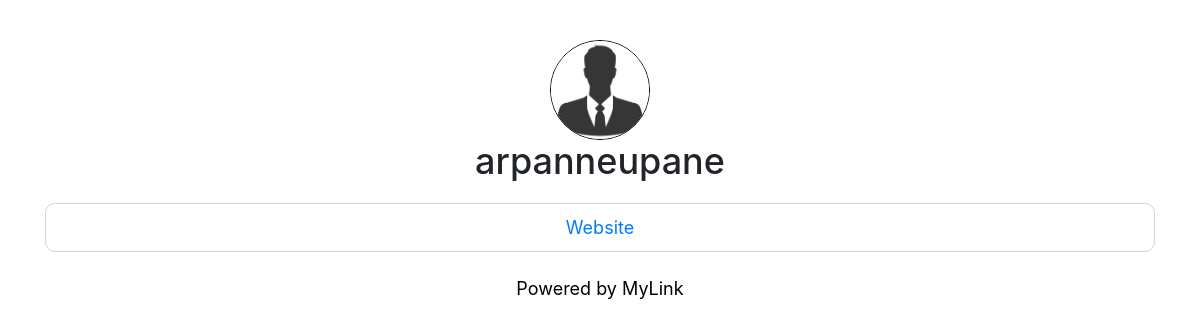
/arpanneupane, run on the app's committed database.
### app.py (models this page shows)
class User(db.Model, UserMixin):
    id = db.Column(db.Integer, primary_key=True)
    username = db.Column(db.String(15), unique=True, nullable=False)
    email = db.Column(db.String(50), unique=True, nullable=False)
    password = db.Column(db.String(80), nullable=False)
    bio = db.Column(db.String(300))
    profile_picture = db.Column(
        db.String(20), nullable=False, default='default.jpg')
    links = db.relationship('Link', backref='owner', lazy='dynamic')

class Link(db.Model):
    id = db.Column(db.Integer, primary_key=True)
    link = db.Column(db.String(100), nullable=False)
    link_name = db.Column(db.String(50), nullable=False)
    user_id = db.Column(db.Integer, db.ForeignKey('user.id'), nullable=False)

### app.py (the view)
@app.route('/<username>')
def view_site(username):
    user = User.query.filter_by(username=username).first_or_404()
    links = Link.query.filter_by(owner=user).all()
    return render_template('pages/site.html', title=user.username, user=user, links=links)

### templates/pages/site.html (shortened to what this page needs)
<!doctype html>
<html lang="en">
<head>
    <link rel="stylesheet" href="https://stackpath.bootstrapcdn.com/bootstrap/4.3.1/css/bootstrap.min.css"
>
</head>
<body>
    <div class="container">
        <div class="user">
            <img class='profile-picture' src="../../static/profile_pics/{{user.profile_picture}}">
            <h2>{{user.username}}</h2>
            <div class="links">
                {% for link in links %}
                <div class="link">
                    <a href="http://{{link.link}}" target="__blank">{{link.link_name}}</a>
                </div>
                {% endfor %}
            </div>
        </div>
        <footer>
            Powered by MyLink
        </footer>
    </div>
</body>
</html>

### templates/pages/site.html (style rules this page uses)
* { margin: 0; padding: 0; font-size: large; }
.link>a { text-decoration: none; }
.profile-picture { width: 100px; object-fit: contain; border: 1px solid black; border-radius: 50%; }
.container { display: flex; flex-direction: column; justify-content: center; margin-top: 40px; }
.user { text-align: center; }
.links { margin-top: 20px; display: flex; flex-direction: column; justify-content: center; }
.link { padding: 10px; border: 1px solid lightgray; margin-bottom: 20px; border-radius: 10px; }
footer { display: flex; padding: 3px; color: black; justify-content: center; }

### data on the page
User: profile_picture (placeholder picture), username "arpanneupane"
Link: link_name "Website"
